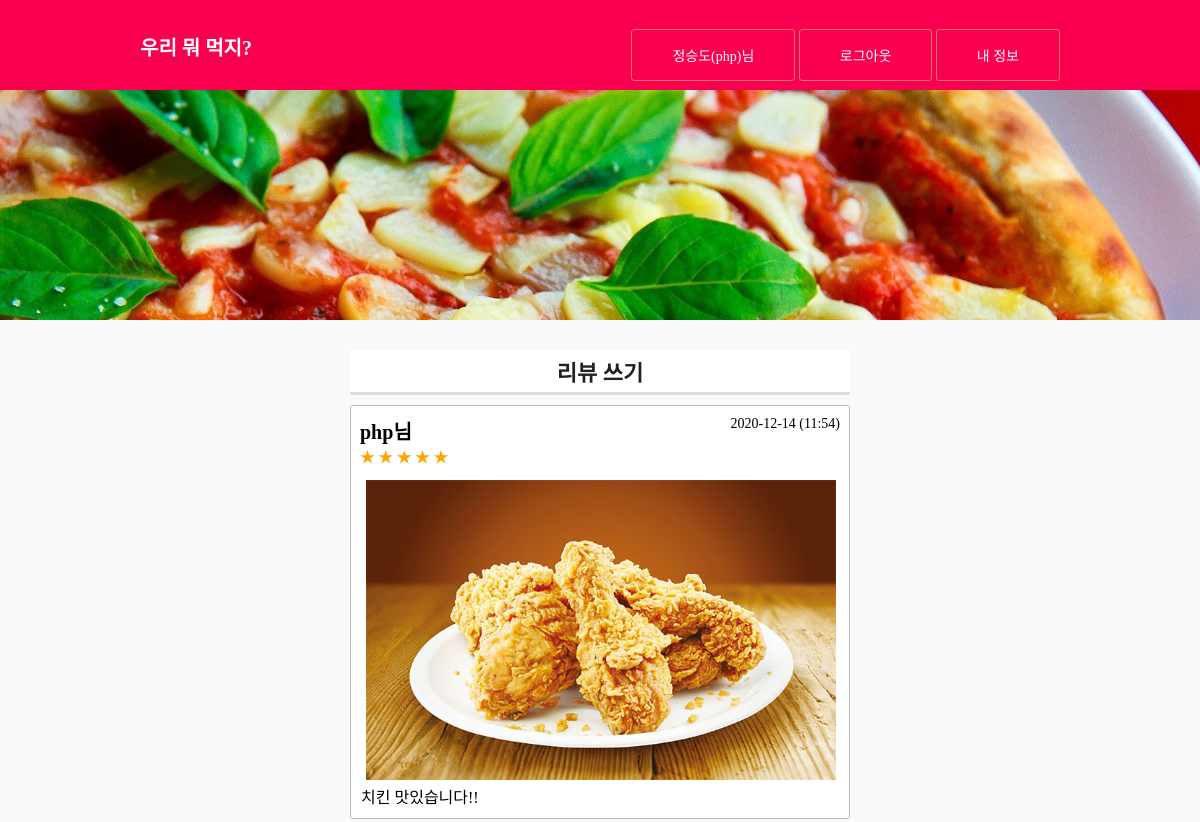
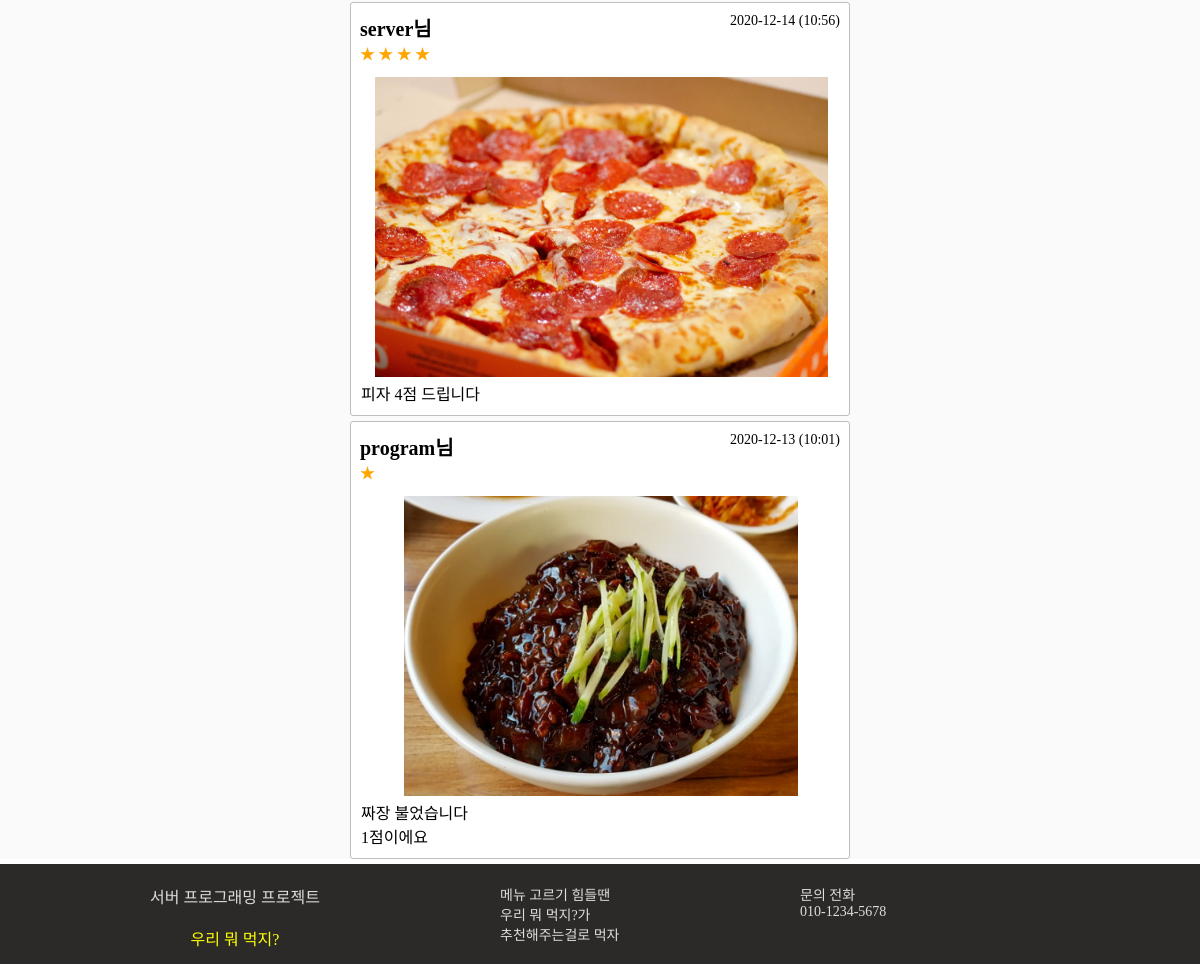
The page /review_list.php (signed in) on the database its author committed (2 pictures, top to bottom).
### tables this page shows
create table review(
  num int(10) not null auto_increment primary key,
  id char(15) not null,
  name char(10) not null,
  regist_day char(20) not null,
  rating int(10) not null,
  content text not null,
  file_name char(40),
  file_type char(40),
  file_copied char(40)
);

### review_list.php (the view, shortened to what this page needs)
<!DOCTYPE html>
<html>
<head>
<link rel="stylesheet" type="text/css" href="./css/common.css?asssxsxss">
<link rel="stylesheet" type="text/css" href="./css/review.css?assscxxxsss">
</head>
<body>
    <header>
    	<?php include "header.php";?>
    </header>
    <section>
    <div id="main_img_bar">
    </div>
    <div id="main_content">
        <div id="review_box">
	    <h3><a href="review_form.php">리뷰 쓰기</a></h3>
        <ul id="review_list">
<?php
	if (isset($_GET["page"]))
		$page = $_GET["page"];
	else
		$page = 1;
	$con = mysqli_connect("localhost:3307", "root", "", "project");
	$sql = "select * from review order by num desc";
	$result = mysqli_query($con, $sql);
	$total_record = mysqli_num_rows($result);
	$scale = 10;
	$start = ($page - 1) * $scale;
   for ($i=$start; $i<$start+$scale && $i < $total_record; $i++)
   {
      mysqli_data_seek($result, $i);
      $row = mysqli_fetch_array($result);
	  $id          = $row["id"];
      $regist_day  = $row["regist_day"];
      $rating      = $row["rating"];
	  $content     = $row["content"];
      $file_name    = $row["file_name"];
      $file_copied  = $row["file_copied"];
?>
      <div id="list_box">
          <span id="list_name"><?=$id?>님</span>
          <span id="list_day"><?=$regist_day?></span><br><br>
          <span id="list_rating">
<?php
          while($rating > 0){
?>
          ★
<?php
          $rating--;
          }
?>
          </span><br><br>
<?php
            if($file_name) {
                $real_name = $file_copied;
				$file_path = "./data/".$real_name;
?>
                <img src = "<?= $file_path ?>" id="list_img"><br>
<?php
            }
            $content = str_replace(" ", "&nbsp;", $content);
            $content = str_replace("\n", "<br>", $content);
?>
            <span id="list_content"><?=$content?></span>
      </div>
<?php
   }
?>
        </ul>
        </div>
    </div>
    </section>
    <footer>
    	<?php include "footer.php";?>
    </footer>
</body>
</html>

### css/common.css (style rules this page uses)
* { padding: 0; margin: 0; }
body { font-family: "굴림"; font-size: 14px; }
img { border: 0; }
ul { list-style-type: none; }
a { display: inline-block; text-decoration: none; }
a:link { text-decoration:none; color: #222222; }
#main_img_bar { height: 230px; text-align: center; background-color: #ffffff; background-image: url("./img/pizza.jpg") ; background-position: center; background-size: cover; background-repeat: no-repeat; }
section { background-color: #fafafa; }
footer { height: 100px; background-color: #2c2a29; }

### css/review.css (style rules this page uses)
#main_content { position: relative; width: 1000px; height: auto; margin: 0 auto; text-align: center; }
#review_box { position: relative; width: 500px; margin: 0 auto; }
#review_box h3 { margin-top: 30px; margin-bottom: 10px; text-align: center; background: white; font-size: 22px; padding-top: 5px; padding-bottom: 5px; border-bottom: solid 3px #dddddd; }
#list_name { position: absolute; left: 10px; font-size: 20px; font-weight: 600; }
#list_day { position: absolute; right: 10px; }
#list_rating { position: absolute; left: 10px; font-size: 16px; color: orange; font-weight: 600; }
#list_img { width: 480px; height: 300px; object-fit: contain; }
#list_content { font-size: 16px; }
#list_box { background-color: #ffffff; color: #000000; border: 1pt solid; border-radius: 3px; border-color: #BDBDBD; margin-bottom: 5px; text-align: left; padding: 10px; }

### rows shown on the page
review: id "php", regist_day "2020-12-14 (11:54)", rating 5 (drawn), file_copied (picture), content "치킨 맛있습니다!!"
review: id "server", regist_day "2020-12-14 (10:56)", rating 4 (drawn), file_copied (picture), content "피자 4점 드립니다"
review: id "program", regist_day "2020-12-13 (10:01)", rating 1 (drawn), file_copied (picture), content "짜장 불었습니다 1점이에요"

### other values the page prints
$logged "정승도(php)님"
